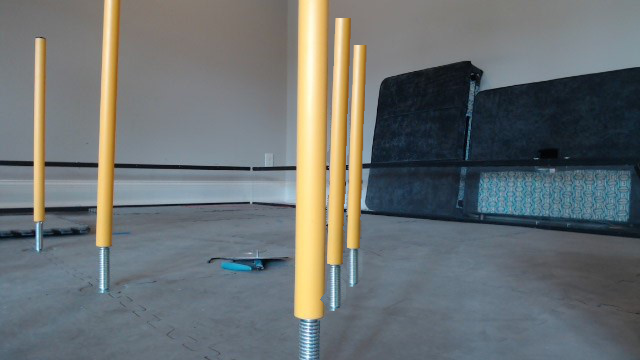
#> input picture multiple_poles.png, 640 x 360 px, found by its file name
$ python one-D-convolution.py
#> lines starting #> are read from the running program, lines starting #| are printed output that depends on the picture; after the words box and inside, x2 and y2 are one past the last pixel; in counts of white or black regions, pixels touching at a corner belong together
#> further down, input is the input picture: shape (360, 640, 3); mean B, G, R 113, 112.5, 107
import cv2
import numpy as np
import matplotlib.pyplot as plt

def identify_maxima(peaks, FLAT_THRESH = 200, HEIGHT_THRESH = 10000, WIDTH_THRESH = 2):

  # Find the maxes
    # * Find the slope between every point and it's neighbor
    # * Consider it to be zero within some threshold
    # * Define some minimum "width" for it to be considered
    # * For all regions meeting constraints, identify the middle point as a max
  slopes = np.gradient(peaks)
  maxima = []

  i = 0
  while i < len(slopes):
    print(i)
    k = 0
    meeting_constraints = True
    num_points_meeting_constraints = 0

    while meeting_constraints and k <= i:
      if not(peaks[i + k] >= HEIGHT_THRESH and abs(slopes[i + k]) <= FLAT_THRESH):
        meeting_constraints = False
        break
      k+=1
      num_points_meeting_constraints +=1

    if k >= WIDTH_THRESH:
      maxima.append(int((i + k)- (k/2)))

    i+= k if k >=1 else 1

  return maxima
def locate_poles(input):
  img = cv2.cvtColor(input, cv2.COLOR_BGR2HLS)
#> img: shape (360, 640, 3); mean of channels 0, 1, 2 84, 110.2, 47.9

  lowHLS = np.array([0, 52.4, 42.5]) # low color bound
  highHLS = np.array([26.9, 255, 255]) # high color bound

  mask = cv2.inRange(img, lowHLS, highHLS) # perform the mask
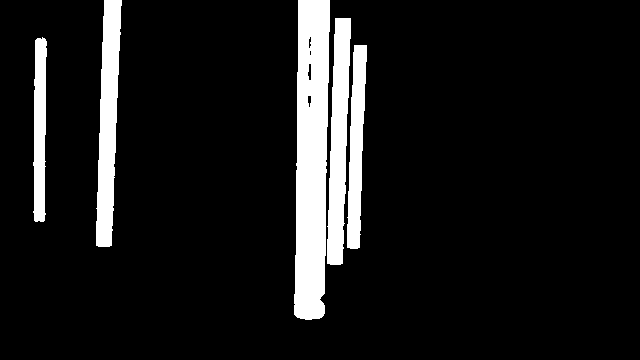
#> mask: shape (360, 640); 9.8% white; 5 white regions, box (x1, y1, x2, y2) and area: (294, 0, 330, 320) 9638, (96, 0, 122, 247) 4166, (327, 18, 351, 265) 3967, (347, 45, 367, 249) 2662, (33, 37, 47, 222) 2092
  mask = cv2.medianBlur(mask, 7) # noise filtering
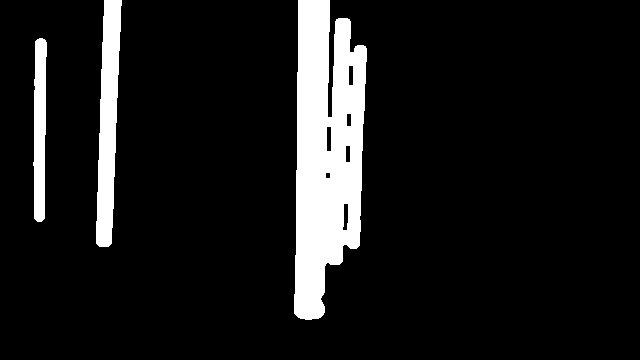
#> mask: shape (360, 640); 10.1% white; 3 white regions, box (x1, y1, x2, y2) and area: (294, 0, 367, 320) 16952, (96, 0, 122, 247) 4160, (33, 38, 47, 222) 2072

  # 1D Convolution Time
  cols = mask.shape[1]
#> cols = 640
  rows = mask.shape[0]
#> rows = 360

  peaks = np.zeros(cols)
#> peaks = 640 values from 0 to 0

  for col in range(cols): # This is the actual convolution
      sum = 0
      for row in range(rows):
        sum += mask[row][col]
      peaks[col] = sum
#> after the loop, peaks = 640 values, max 81600 at index 305, min 0 at index 0, mean 9237.4

  maxima = identify_maxima(peaks)
#> in identify_maxima, `slopes = np.gradient(peaks)`: slopes = 640 values, max 23587.5 at index 296, min -21037.5 at index 45, mean 0
#> the loop in identify_maxima, `while i < len(slopes):` made 611 passes
#> i on passes 1 to 3: 1, 2, 3
#| 0
#| 1
#| 2
#| 3
#| 4
#| 5
#| 6
#| 7
#> (further printed lines are left out)
#> after the loop in identify_maxima, `while i < len(slopes):`: i = 640; maxima = [40, 107, 309, 338, 357]
#> maxima = [40, 107, 309, 338, 357]

  for max in maxima:
    cv2.line(input, (max, 0), (max, mask.shape[0]), (255, 52, 175), thickness=2)
#> this loop made 5 passes
#> max on passes 1 to 5: 40, 107, 309, 338, 357
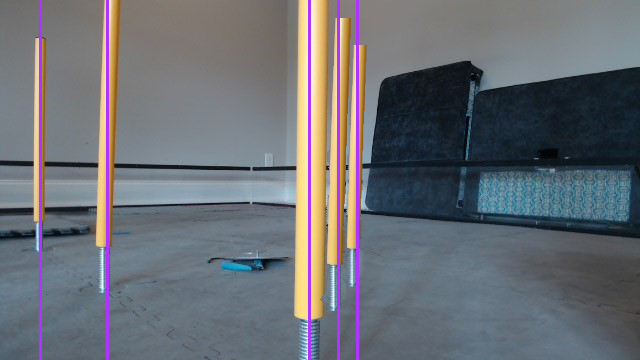
#> input: shape (360, 640, 3); 2.34% of pixels changed, all inside (x1, y1, x2, y2) = (39, 0, 359, 360)

  return input

input = cv2.imread('./media/multiple_poles.png')
out = locate_poles(input)
cv2.imshow("out",out)
cv2.waitKey(0)
